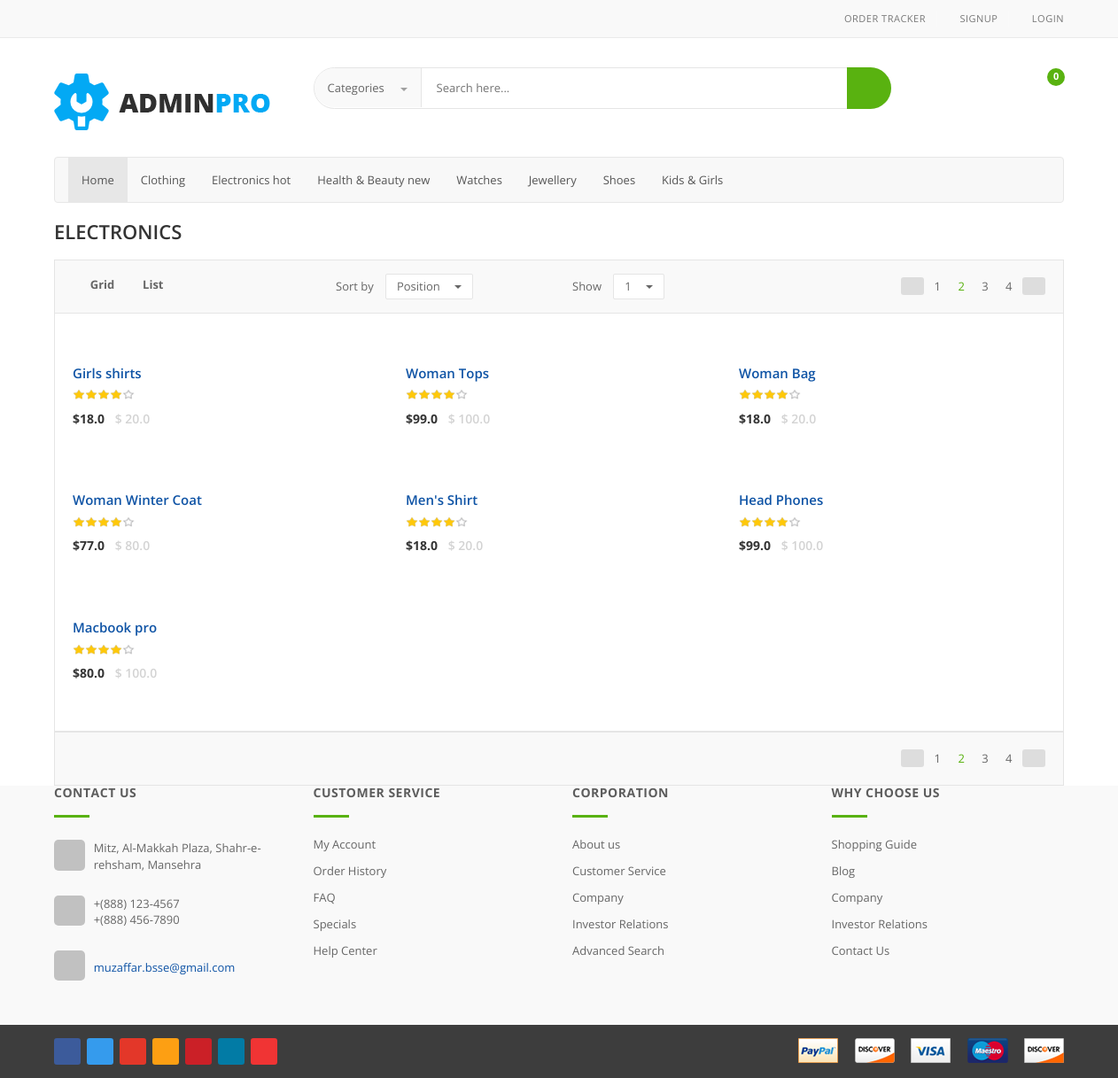
The page /vendor-product-list/6 on the database its author committed.
### shop/models.py (models this page shows, shortened)
class Product(models.Model):
    product_name = models.CharField(max_length=50)
    category = models.ForeignKey(Category, on_delete=models.SET_DEFAULT, default='Uncategorized')
    subcategory = models.CharField(max_length=30)
    type = models.CharField(choices=product_type, max_length=10)
    label = models.CharField(choices=LABEL_CHOICES, max_length=1)
    slug = models.SlugField()
    price = models.FloatField()
    discount_price = models.FloatField(blank=True, null=True)
    short_desc = models.TextField()
    desc = models.TextField()
    min_quantity = models.IntegerField(default=1)
    availability = models.CharField(choices=Availability, max_length=20, default='In Stock')
    pub_date = models.DateField(default=datetime.now(), blank=True)
    image = models.ImageField(upload_to='shop/images', default="")
    vendor = models.ForeignKey(Vendor_register, on_delete=models.CASCADE)
    def get_add_to_cart_url(self):
        return reverse("add_to_cart", kwargs={
            'slug': self.slug
        })
    def get_add_to_wishlist_url(self):
        return reverse("add_to_wishlist", kwargs={
            'slug': self.slug
        })

### shop/views.py (the view)
# urls.py: path('vendor-product-list/<int:vendor>', views.vendorProduct.as_view(), name='vendor_product_list'),
class vendorProduct(ListView):
    model = Product
    template_name = 'shop/vendor_products.html'  # <app>/<model>_<viewType>.html
    context_object_name = 'v_products'
    def get_queryset(self):
        vendor = get_object_or_404(Vendor_register, id=self.kwargs.get('vendor'))
        return Product.objects.filter(vendor=vendor)

### shop/templates/shop/vendor_products.html (shortened to what this page needs)
{% extends 'shop/basic.html' %}
{% block body %}
<div class="container">
<div class="page-title"><h2>Electronics</h2></div>
        <div class="clearfix filters-container m-t-10">
          <div class="row">
            <div class="col col-sm-6 col-md-3">
              <div class="filter-tabs">
                <ul id="filter-tabs" class="nav nav-tabs nav-tab-box nav-tab-fa-icon">
                  <li class="active"> <a data-toggle="tab" href="#grid-container"><i class="icon fa fa-th-large"></i>Grid</a> </li>
                  <li><a data-toggle="tab" href="#list-container"><i class="icon fa fa-th-list"></i>List</a></li>
                </ul>
              </div>
            </div>
            <div class="col col-sm-12 col-md-6">
              <div class="col col-sm-3 col-md-6 no-padding">
                <div class="lbl-cnt"> <span class="lbl">Sort by</span>
                  <div class="fld inline">
                    <div class="dropdown dropdown-small dropdown-med dropdown-white inline">
                      <button data-toggle="dropdown" type="button" class="btn dropdown-toggle"> Position <span class="caret"></span> </button>
                    </div>
                  </div>
                </div>
              </div>
              <div class="col col-sm-3 col-md-6 no-padding">
                <div class="lbl-cnt"> <span class="lbl">Show</span>
                  <div class="fld inline">
                    <div class="dropdown dropdown-small dropdown-med dropdown-white inline">
                      <button data-toggle="dropdown" type="button" class="btn dropdown-toggle"> 1 <span class="caret"></span> </button>
                    </div>
                  </div>
                </div>
              </div>
            </div>
            <div class="col col-sm-6 col-md-3 text-right">
              <div class="pagination-container">
                <ul class="list-inline list-unstyled">
                  <li class="prev"><a href="#"><i class="fa fa-angle-left"></i></a></li>
                  <li><a href="#">1</a></li>
                  <li class="active"><a href="#">2</a></li>
                  <li><a href="#">3</a></li>
                  <li><a href="#">4</a></li>
                  <li class="next"><a href="#"><i class="fa fa-angle-right"></i></a></li>
                </ul>
              </div>
               </div>
          </div>
        </div>
        <div class="search-result-container ">
          <div id="myTabContent" class="tab-content category-list">
            <div class="tab-pane active " id="grid-container">
              <div class="category-product">
                <div class="row">
                  {% for product in v_products %}
                  <div class="col-sm-6 col-md-4 wow fadeInUp">
                    <div class="products">
                      <div class="product">
                        <div class="product-image">
                          <div class="image"> <a href="/product/{{product.slug}}"><img  src="/media/{{product.image}}" alt=""></a> </div>
                        </div>
                        <div class="product-info text-left">
                          <h3 class="name"><a href="detail.html">{{ product.product_name}}</a></h3>
                          <div class="rating rateit-small"></div>
                          <div class="product-price"> <span class="price"> ${{product.discount_price}} </span> <span class="price-before-discount">$ {{product.price}}</span> </div>
                        </div>
                      </div>
                    </div>
                  </div>
                  {% endfor %}
                </div>
              </div>
            </div>
          </div>
          <div class="clearfix filters-container">
            <div class="text-right">
              <div class="pagination-container">
                <ul class="list-inline list-unstyled">
                  <li class="prev"><a href="#"><i class="fa fa-angle-left"></i></a></li>
                  <li><a href="#">1</a></li>
                  <li class="active"><a href="#">2</a></li>
                  <li><a href="#">3</a></li>
                  <li><a href="#">4</a></li>
                  <li class="next"><a href="#"><i class="fa fa-angle-right"></i></a></li>
                </ul>
              </div>
               </div>
          </div>
        </div>
      </div>
{% endblock body%}

### shop/static/assets/css/blue.css (style rules this page uses)
.product .product-info .product-price .price { color: #333; }
.filters-container .nav-tabs.nav-tab-box li.active a .icon { color: #59B210; }
.filters-container .pagination-container ul li.active a { color: #59B210; }

### shop/static/assets/css/rateit.css (style rules this page uses)
.rateit { display: -moz-inline-box; display: inline-block; position: relative; -webkit-user-select: none; -khtml-user-select: none; -moz-user-select: none; -o-user-select: none; -ms-user-select: none; user-select: none; -webkit-touch-callout: none; }

### rows shown on the page
Product: product_name "Girls shirts", discount_price "18.0", price "20.0"
Product: product_name "Woman Tops", discount_price "99.0", price "100.0"
Product: product_name "Woman Bag", discount_price "18.0", price "20.0"
Product: product_name "Woman Winter Coat", discount_price "77.0", price "80.0"
Product: product_name "Men's Shirt", discount_price "18.0", price "20.0"
Product: product_name "Head Phones", discount_price "99.0", price "100.0"
Product: product_name "Macbook pro", discount_price "80.0", price "100.0"
